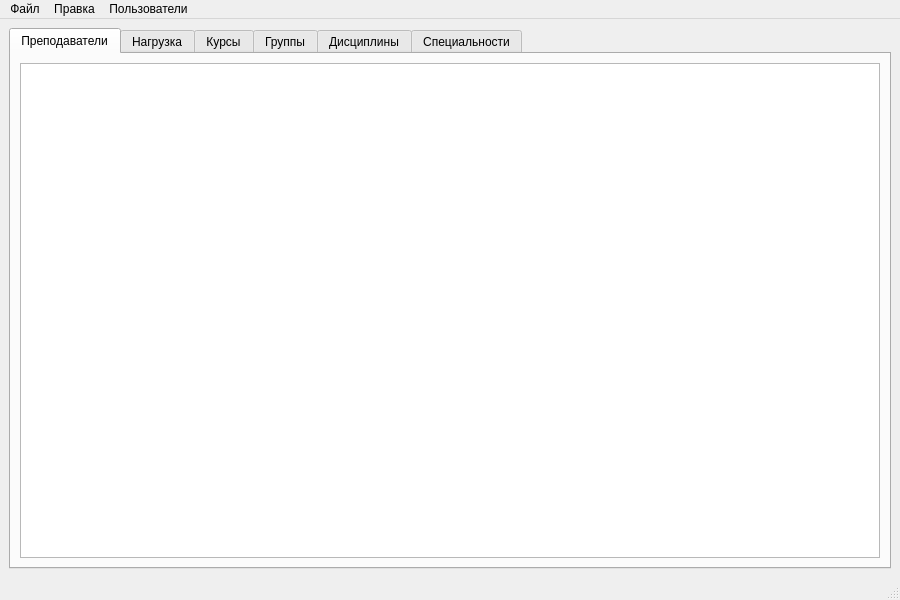
<?xml version="1.0" encoding="UTF-8"?>
<ui version="4.0">
 <class>MethodologistWindow</class>
 <widget class="QMainWindow" name="MethodologistWindow">
  <property name="geometry">
   <rect>
    <x>0</x>
    <y>0</y>
    <width>900</width>
    <height>600</height>
   </rect>
  </property>
  <property name="windowTitle">
   <string>Панель методиста</string>
  </property>
  <widget class="QWidget" name="centralwidget">
   <layout class="QVBoxLayout" name="verticalLayout">
    <item>
     <widget class="QTabWidget" name="tabWidget">
      <widget class="QWidget" name="teachersTab">
       <attribute name="title">
        <string>Преподаватели</string>
       </attribute>
       <layout class="QVBoxLayout" name="verticalLayout_2">
        <item>
         <widget class="QTableWidget" name="teachersTable"/>
        </item>
       </layout>
      </widget>
      <widget class="QWidget" name="workloadsTab">
       <attribute name="title">
        <string>Нагрузка</string>
       </attribute>
       <layout class="QVBoxLayout" name="verticalLayout_3">
        <item>
         <widget class="QTableWidget" name="workloadsTable"/>
        </item>
       </layout>
      </widget>
      <widget class="QWidget" name="coursesTab">
       <attribute name="title">
        <string>Курсы</string>
       </attribute>
       <layout class="QVBoxLayout" name="verticalLayout_4">
        <item>
         <widget class="QTableWidget" name="coursesTable"/>
        </item>
       </layout>
      </widget>
      <widget class="QWidget" name="groupsTab">
       <attribute name="title">
        <string>Группы</string>
       </attribute>
       <layout class="QVBoxLayout" name="verticalLayout_5">
        <item>
         <widget class="QTableWidget" name="groupsTable"/>
        </item>
       </layout>
      </widget>
      <widget class="QWidget" name="disciplinesTab">
       <attribute name="title">
        <string>Дисциплины</string>
       </attribute>
       <layout class="QVBoxLayout" name="verticalLayout_6">
        <item>
         <widget class="QTableWidget" name="disciplinesTable">
          <property name="columnCount">
           <number>5</number>
          </property>
          <attribute name="horizontalHeaderVisible">
           <bool>true</bool>
          </attribute>
          <attribute name="horizontalHeaderCascadingSectionResizes">
           <bool>false</bool>
          </attribute>
          <attribute name="verticalHeaderVisible">
           <bool>false</bool>
          </attribute>
          <column>
           <property name="text">
            <string>ID</string>
           </property>
          </column>
          <column>
           <property name="text">
            <string>Название</string>
           </property>
          </column>
          <column>
           <property name="text">
            <string>Ставка (лекция)</string>
           </property>
          </column>
          <column>
           <property name="text">
            <string>Ставка (практика)</string>
           </property>
          </column>
          <column>
           <property name="text">
            <string>Действия</string>
           </property>
          </column>
         </widget>
        </item>
       </layout>
      </widget>
      <widget class="QWidget" name="specialtiesTab">
       <attribute name="title">
        <string>Специальности</string>
       </attribute>
       <layout class="QVBoxLayout" name="verticalLayout_7">
        <item>
         <widget class="QTableWidget" name="specialtiesTable">
          <property name="columnCount">
           <number>3</number>
          </property>
          <attribute name="horizontalHeaderVisible">
           <bool>true</bool>
          </attribute>
          <attribute name="horizontalHeaderCascadingSectionResizes">
           <bool>false</bool>
          </attribute>
          <attribute name="verticalHeaderVisible">
           <bool>false</bool>
          </attribute>
          <column>
           <property name="text">
            <string>Название</string>
           </property>
          </column>
          <column>
           <property name="text">
            <string>Направление</string>
           </property>
          </column>
          <column>
           <property name="text">
            <string>Действия</string>
           </property>
          </column>
         </widget>
        </item>
       </layout>
      </widget>
     </widget>
    </item>
   </layout>
  </widget>
  <widget class="QMenuBar" name="menubar">
   <property name="geometry">
    <rect>
     <x>0</x>
     <y>0</y>
     <width>900</width>
     <height>24</height>
    </rect>
   </property>
   <widget class="QMenu" name="menuFile">
    <property name="title">
     <string>Файл</string>
    </property>
    <addaction name="actionRefresh"/>
    <addaction name="actionLogout"/>
   </widget>
   <widget class="QMenu" name="menuEdit">
    <property name="title">
     <string>Правка</string>
    </property>
    <addaction name="actionAddTeacher"/>
    <addaction name="actionDeleteTeacher"/>
    <addaction name="separator"/>
    <addaction name="actionAddWorkload"/>
    <addaction name="actionDeleteWorkload"/>
    <addaction name="separator"/>
    <addaction name="actionAddCourse"/>
    <addaction name="actionDeleteCourse"/>
    <addaction name="separator"/>
    <addaction name="actionAddGroup"/>
    <addaction name="actionDeleteGroup"/>
    <addaction name="separator"/>
    <addaction name="actionAddDiscipline"/>
    <addaction name="actionDeleteDiscipline"/>
    <addaction name="separator"/>
    <addaction name="actionAddSpecialty"/>
    <addaction name="actionDeleteSpecialty"/>
   </widget>
   <widget class="QMenu" name="menuUsers">
    <property name="title">
     <string>Пользователи</string>
    </property>
    <addaction name="actionCreateUser"/>
    <addaction name="actionAssignRole"/>
    <addaction name="actionChangePassword"/>
    <addaction name="actionDeleteUser"/>
    <addaction name="separator"/>
    <addaction name="actionUserManagement"/>
   </widget>
   <addaction name="menuFile"/>
   <addaction name="menuEdit"/>
   <addaction name="menuUsers"/>
  </widget>
  <widget class="QStatusBar" name="statusbar"/>
  <action name="actionLogout">
   <property name="text">
    <string>Выход</string>
   </property>
  </action>
  <action name="actionRefresh">
   <property name="text">
    <string>Обновить</string>
   </property>
  </action>
  <action name="actionAddTeacher">
   <property name="text">
    <string>Добавить преподавателя</string>
   </property>
  </action>
  <action name="actionDeleteTeacher">
   <property name="text">
    <string>Удалить преподавателя</string>
   </property>
  </action>
  <action name="actionAddWorkload">
   <property name="text">
    <string>Добавить нагрузку</string>
   </property>
  </action>
  <action name="actionDeleteWorkload">
   <property name="text">
    <string>Удалить нагрузку</string>
   </property>
  </action>
  <action name="actionAddCourse">
   <property name="text">
    <string>Добавить курс</string>
   </property>
  </action>
  <action name="actionDeleteCourse">
   <property name="text">
    <string>Удалить курс</string>
   </property>
  </action>
  <action name="actionAddGroup">
   <property name="text">
    <string>Добавить группу</string>
   </property>
  </action>
  <action name="actionDeleteGroup">
   <property name="text">
    <string>Удалить группу</string>
   </property>
  </action>
  <action name="actionAddDiscipline">
   <property name="text">
    <string>Добавить дисциплину</string>
   </property>
  </action>
  <action name="actionDeleteDiscipline">
   <property name="text">
    <string>Удалить дисциплину</string>
   </property>
  </action>
  <action name="actionAddSpecialty">
   <property name="text">
    <string>Добавить специальность</string>
   </property>
  </action>
  <action name="actionDeleteSpecialty">
   <property name="text">
    <string>Удалить специальность</string>
   </property>
  </action>
  <action name="actionCreateUser">
   <property name="text">
    <string>Создать пользователя</string>
   </property>
  </action>
  <action name="actionAssignRole">
   <property name="text">
    <string>Назначить роль</string>
   </property>
  </action>
  <action name="actionChangePassword">
   <property name="text">
    <string>Сменить пароль</string>
   </property>
  </action>
  <action name="actionDeleteUser">
   <property name="text">
    <string>Удалить пользователя</string>
   </property>
  </action>
  <action name="actionUserManagement">
   <property name="text">
    <string>Список пользователей</string>
   </property>
  </action>
 </widget>
</ui>
